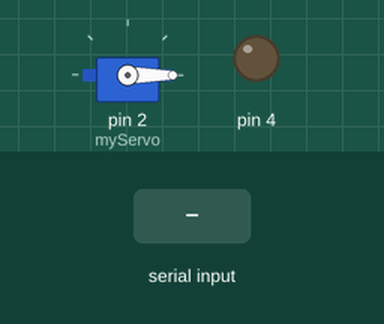
Simulated run of this sketch. Board: Arduino Uno, built with avr-gcc and run on an emulated ATmega328P. Parts: servo, output pins drawn as LEDs (lit = HIGH). Inputs (shaded band) come from the test bench.

Above: at 1.2 s.
1.3 s: "90,45\n" received over Serial
At 2.5 s:
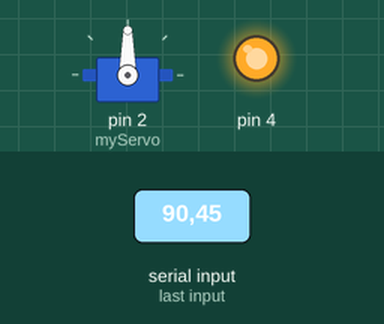
2.8 s: "30,150\n" received over Serial
At 3.8 s:
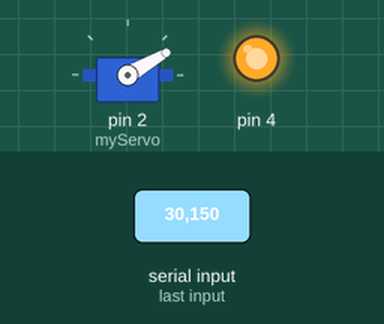
Timing chart, 0 to 5.8 s (numbered marks = the images above; inputs shaded):
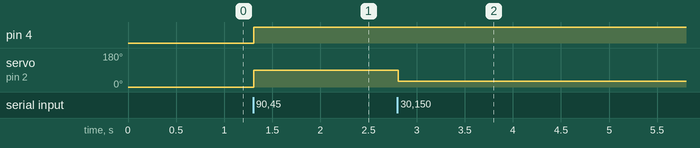

The sketch:

testingPythonData.ino
```cpp
#include <Servo.h>
Servo myServo;

void setup() {
  // put your setup code here, to run once:
  Serial.begin(9600);
  pinMode(4,OUTPUT);
  digitalWrite(4,LOW);
  myServo.attach(2);
  myServo.write(0);
}

void loop() {
  // put your main code here, to run repeatedly:
  if (Serial.available() > 0) {
    String data = Serial.readStringUntil('\n');

    int commaIndex = data.indexOf(',');
    if (commaIndex != - 1) {
      int angle = data.substring(0,commaIndex).toInt();
      angle = constrain(angle,0,180);
      myServo.write(angle);
      digitalWrite(4,HIGH);
    }
    //Serial.println(val);
  }
  delay(10);
}
```

Measured:
- after the input at 1.3 s, pin 4: LOW → HIGH at once; servo on pin 2 (myServo): 0° → 90° at once
- after the input at 2.8 s, servo on pin 2 (myServo): 90° → 30° at once
